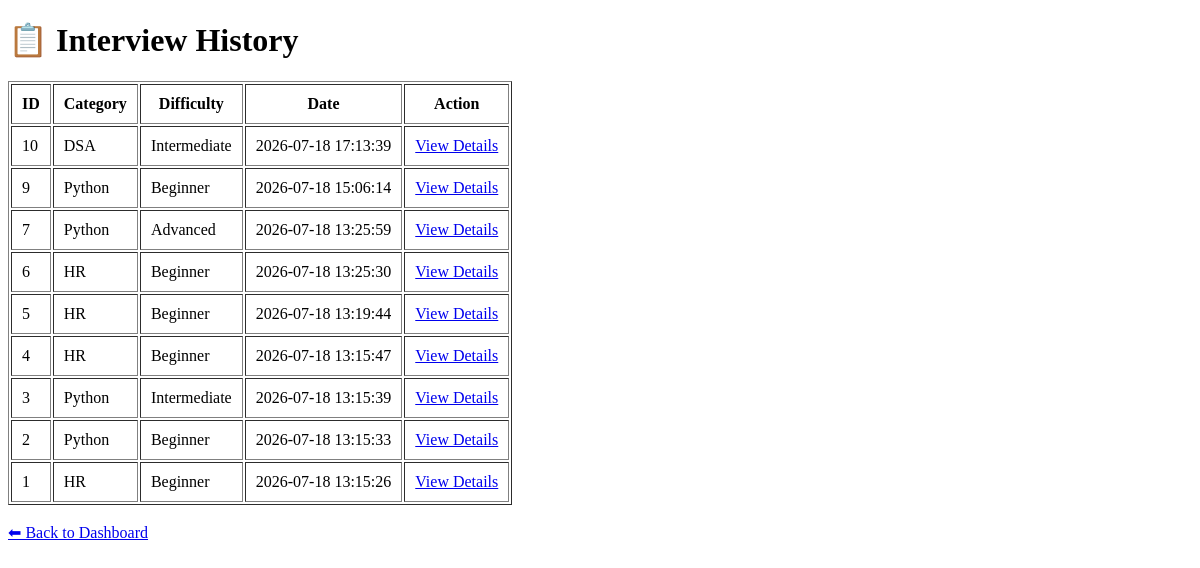
/history (signed in), run on an earlier commit of the app's database.
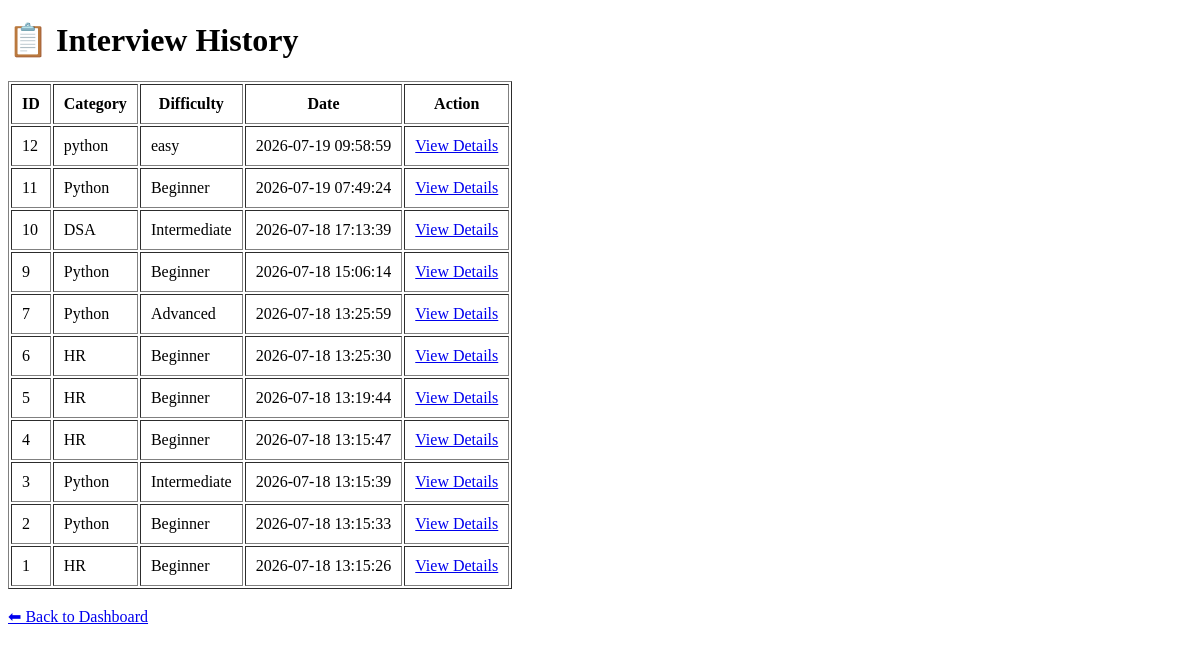
And on a later commit of the database.
### tables this page shows
CREATE TABLE interviews (

    id INTEGER PRIMARY KEY AUTOINCREMENT,

    username TEXT NOT NULL,

    category TEXT NOT NULL,

    difficulty TEXT NOT NULL,

    questions TEXT NOT NULL,

    answers TEXT NOT NULL,

    score INTEGER,

    date TEXT NOT NULL

);

### routes/history.py (the view)
@history_bp.route("/history")
def history():
    if "username" not in session:
        flash("Please login first!", "warning")
        return redirect(url_for("auth.login"))
    connection = get_db_connection()
    cursor = connection.cursor()
    cursor.execute("""
        SELECT id, category, difficulty, date
        FROM interviews
        WHERE username = ?
        ORDER BY id DESC
    """, (session["username"],))
    interviews = cursor.fetchall()
    connection.close()
    return render_template(
        "history.html",
        interviews=interviews
    )

### database/db.py (called while the page is built)
def get_db_connection():
    connection = sqlite3.connect(
        current_app.config["DATABASE"]
    )
    connection.row_factory = sqlite3.Row
    return connection

### templates/history.html (shortened to what this page needs)
<!DOCTYPE html>
<html>
<head>
</head>
<body>
<h1>📋 Interview History</h1>
{% if interviews %}
<table border="1" cellpadding="10">
<tr>
    <th>ID</th>
    <th>Category</th>
    <th>Difficulty</th>
    <th>Date</th>
    <th>Action</th>
</tr>
{% for interview in interviews %}
<tr>
<td>{{ interview[0] }}</td>
<td>{{ interview[1] }}</td>
<td>{{ interview[2] }}</td>
<td>{{ interview[3] }}</td>
<td>
    <a href="/history/{{ interview[0] }}">
        View Details
    </a>
</td>
</tr>
{% endfor %}
</table>
{% else %}
<p>No interviews found.</p>
{% endif %}
<br>
<a href="/dashboard">⬅ Back to Dashboard</a>
</body>
</html>

What changed in the data, as far as the page shows it:
added interviews: id "12", category "python", difficulty "easy", date "2026-07-19 09:58:59"
added interviews: id "11", category "Python", difficulty "Beginner", date "2026-07-19 07:49:24"
